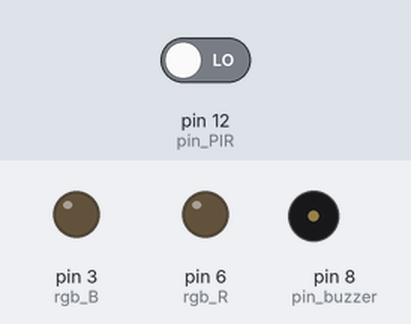
Bench run of a sketch on a simulated Arduino Uno, built with avr-gcc and run on an emulated ATmega328P. Parts: output pins drawn as LEDs (lit = HIGH), buzzer (waves = sounding). Dashed ring = blinking. The inputs (shaded band) are chosen by the test bench; at power-on: pin 12 (pin_PIR) LOW.

Above: at 1.2 s.
1.3 s: pin 12 (pin_PIR) driven HIGH
At 1.52 s:
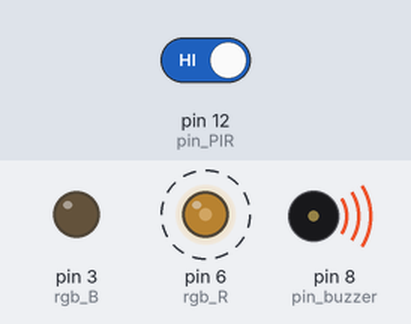
At 2.0 s:
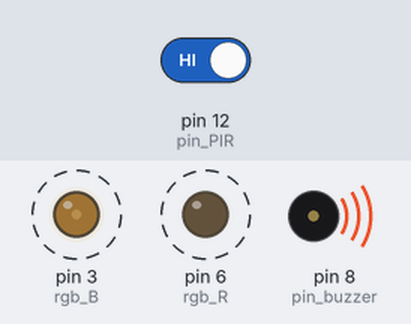
4.3 s: pin 12 (pin_PIR) driven LOW
At 4.9 s:
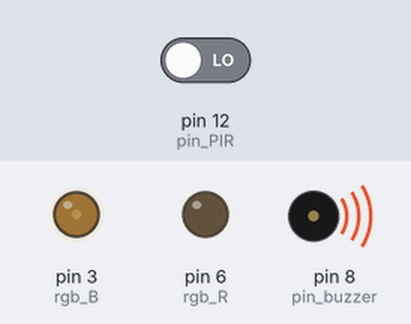
Timing chart, 0 to 7.3 s (numbered marks = the images above; inputs shaded):
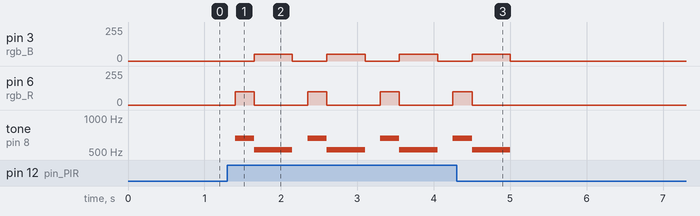

Measured:
- after the input at 1.3 s, pin 3 (rgb_B): alternates 50/255 for 0.50 s and 0/255 for 0.45 s, starting after 0.35 s; pin 6 (rgb_R): alternates 100/255 for 0.25 s and 0/255 for 0.70 s, starting after 0.10 s; tone on pin 8 (pin_buzzer): silent → 659 Hz after 0.10 s, then repeats every 0.95 s: 523 Hz 0.50 s, silent 0.20 s, 659 Hz 0.25 s
- after the input at 4.3 s, pin 3 (rgb_B): goes on until 5.0 s, then stays 0/255; pin 6 (rgb_R): goes on until 4.5 s, then stays 0/255; tone on pin 8 (pin_buzzer): goes on until 5.0 s, then stays silent

The sketch:

044_1.ino
```cpp
#define NOTE_B0 31
#define NOTE_C1 33
#define NOTE_CS1 35
#define NOTE_D1 37
#define NOTE_DS1 39
#define NOTE_E1 41
#define NOTE_F1 44
#define NOTE_FS1 46
#define NOTE_G1 49
#define NOTE_GS1 52
#define NOTE_A1 55
#define NOTE_AS1 58
#define NOTE_B1 62
#define NOTE_C2 65
#define NOTE_CS2 69
#define NOTE_D2 73
#define NOTE_DS2 78
#define NOTE_E2 82
#define NOTE_F2 87
#define NOTE_FS2 93
#define NOTE_G2 98
#define NOTE_GS2 104
#define NOTE_A2 110
#define NOTE_AS2 117
#define NOTE_B2 123
#define NOTE_C3 131
#define NOTE_CS3 139
#define NOTE_D3 147
#define NOTE_DS3 156
#define NOTE_E3 165
#define NOTE_F3 175
#define NOTE_FS3 185
#define NOTE_G3 196
#define NOTE_GS3 208
#define NOTE_A3 220
#define NOTE_AS3 233
#define NOTE_B3 247
#define NOTE_C4 262
#define NOTE_CS4 277
#define NOTE_D4 294
#define NOTE_DS4 311
#define NOTE_E4 330
#define NOTE_F4 349
#define NOTE_FS4 370
#define NOTE_G4 392
#define NOTE_GS4 415
#define NOTE_A4 440
#define NOTE_AS4 466
#define NOTE_B4 494
#define NOTE_C5 523
#define NOTE_CS5 554
#define NOTE_D5 587
#define NOTE_DS5 622
#define NOTE_E5 659
#define NOTE_F5 698
#define NOTE_FS5 740
#define NOTE_G5 784
#define NOTE_GS5 831
#define NOTE_A5 880
#define NOTE_AS5 932
#define NOTE_B5 988
#define NOTE_C6 1047
#define NOTE_CS6 1109
#define NOTE_D6 1175
#define NOTE_DS6 1245
#define NOTE_E6 1319
#define NOTE_F6 1397
#define NOTE_FS6 1480
#define NOTE_G6 1568
#define NOTE_GS6 1661
#define NOTE_A6 1760
#define NOTE_AS6 1865
#define NOTE_B6 1976
#define NOTE_C7 2093
#define NOTE_CS7 2217
#define NOTE_D7 2349
#define NOTE_DS7 2489
#define NOTE_E7 2637
#define NOTE_F7 2794
#define NOTE_FS7 2960
#define NOTE_G7 3136
#define NOTE_GS7 3322
#define NOTE_A7 3520
#define NOTE_AS7 3729
#define NOTE_B7 3951
#define NOTE_C8 4186
#define NOTE_CS8 4435
#define NOTE_D8 4699
#define NOTE_DS8 4978


int medlody[] = { NOTE_E5, NOTE_C5 };
int noteDurations[] = { 4, 2 };

int pin_PIR = 12;
int pin_buzzer = 8;
int rgb_R = 6;
int rgb_B = 3;
int note;
int val_PIR;

void setup() {
  Serial.begin(115200);
  pinMode(pin_buzzer, OUTPUT);
  pinMode(rgb_R, OUTPUT);
  pinMode(rgb_B, OUTPUT);
  pinMode(pin_PIR, INPUT);
}

void loop() {
  val_PIR = digitalRead(pin_PIR);
  if (val_PIR == 1) {
    play();
  }
  delay(200);
}

void play() {
  for (note = 0; note < 2; note++) {
    tone(pin_buzzer, medlody[note], 1000 / noteDurations[note]);
    if (medlody[note] == NOTE_E5) {
      analogWrite(rgb_R, 100);
      analogWrite(rgb_B, 0);
    } else {
      analogWrite(rgb_R, 0);
      analogWrite(rgb_B, 50);
    }
    delay(1000 / noteDurations[note]);
  }
  analogWrite(rgb_R, 0);
  analogWrite(rgb_B, 0);
}
```
